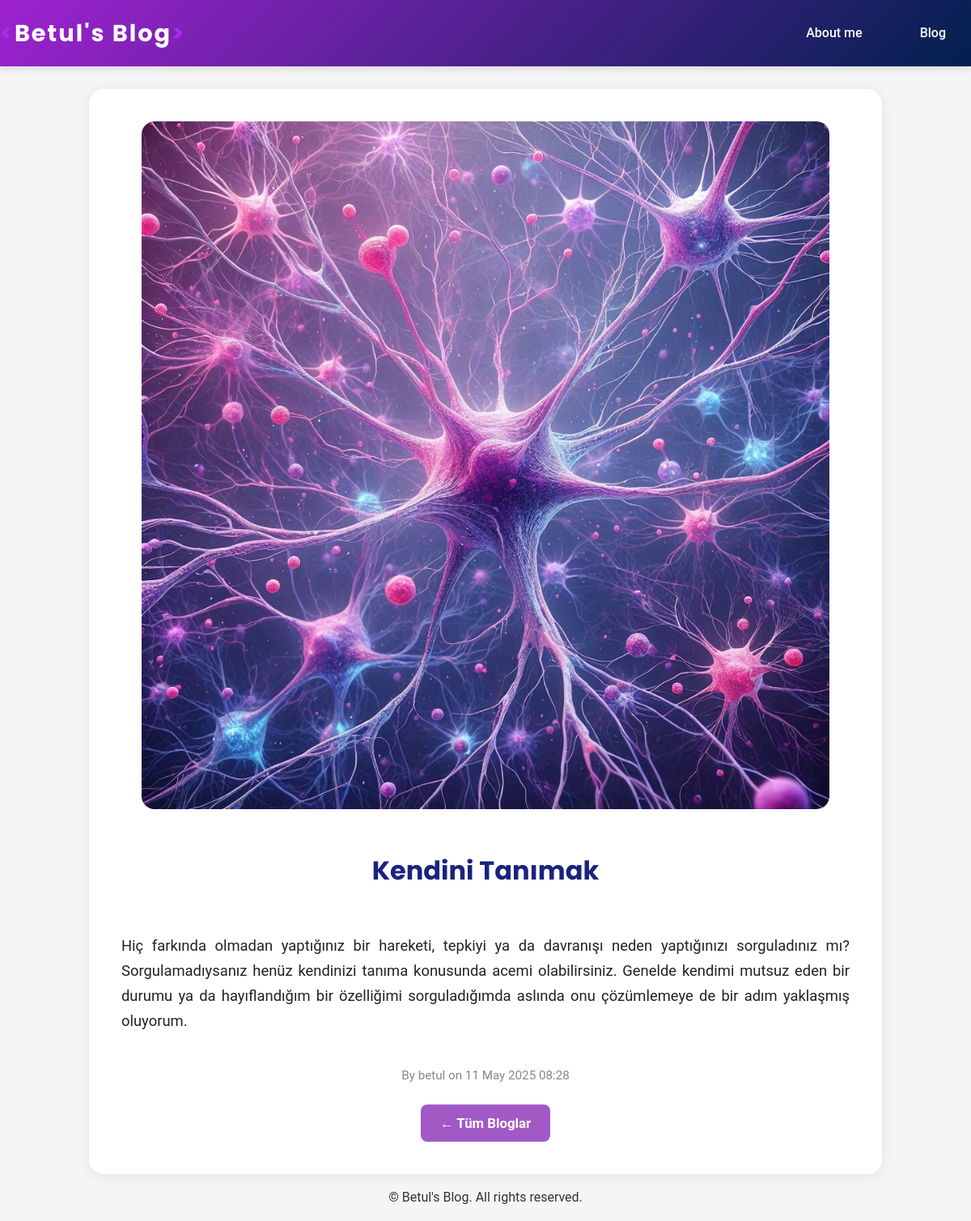
Screenshot of /post/11/ with the database file from the repository.
### blog/models.py (models this page shows, shortened)
class Post(models.Model):
    title = models.CharField(max_length=200)
    content = models.TextField()
    author = models.ForeignKey(User, on_delete=models.CASCADE)
    created_at = models.DateTimeField(auto_now_add=True)
    updated_at = models.DateTimeField(auto_now=True)
    image = models.ImageField(upload_to='post_images/', blank=True, null=True)

### blog/views.py (the view)
# urls.py: path('post/<int:pk>/', views.post_detail, name='post_detail'),
def post_detail(request, pk):
    post = get_object_or_404(Post, pk=pk)
    return render(request, 'blog/post_detail.html', {'post': post})

### blog/templates/blog/post_detail.html
{% extends 'blog/base.html' %}
{% load static %}
{% block content %}
<div style="display:flex;justify-content:center;align-items:center;min-height:70vh;background:#f4f5f7;">
    <div style="background:#fff;padding:2.5rem 2.5rem 2.5rem 2.5rem;border-radius:18px;box-shadow:0 2px 16px rgba(0,0,0,0.08);max-width:900px;width:100%;display:flex;flex-direction:column;align-items:center;">
        {% if post.image %}
            <img src="{{ post.image.url }}" alt="{{ post.title }}" style="width:100%;max-width:850px;height:auto;display:block;border-radius:16px;margin-bottom:1.8rem;object-fit:cover;">
        {% endif %}
        <h1 style="margin-bottom:1.2rem;font-size:2rem;font-weight:700;color:#1a237e;font-family:'Poppins','Segoe UI',Arial,sans-serif;text-align:center;">{{ post.title }}</h1>
        <div style="margin:2rem 0 1.5rem 0;font-size:1.15rem;line-height:1.7;text-align:justify;color:#222;font-weight:400;font-family:'Roboto', Arial, sans-serif;">
            {{ post.content|safe }}
        </div>
        <p style="color:#888;font-size:0.95rem;margin-bottom:1.5rem;">By {{ post.author }} on {{ post.created_at|date:'d M Y H:i' }}</p>
        <a href="{% url 'post_list' %}" style="background:#a259c6;color:#fff;padding:0.6rem 1.5rem;border-radius:8px;text-decoration:none;font-weight:600;font-size:1.05rem;transition:background 0.18s;">← Tüm Bloglar</a>
    </div>
</div>
{% endblock %}

### blog/static/blog/css/style.css (style rules this page uses)
body { font-family: 'Roboto', 'Poppins', Arial, sans-serif; background-color: #f5f5f5; color: var(--text-dark); line-height: 1.6; font-weight: 400; margin: 0; padding-top: 0; }
h1, h2, h3, .logo-text, .about-title { font-weight: 700 !important; }

### blog/templates/blog/base.html (style rules this page uses)
:root { --primary-blue: #9f22d1; --dark-blue: #01204E; --text-dark: #333; --white: #fff; --shadow: 0 4px 8px rgba(0, 0, 0, 0.1); --transition: 0.3s ease; }
body { font-family: 'Roboto', 'Poppins', Arial, sans-serif; background-color: #f5f5f5; color: var(--text-dark); line-height: 1.6; }

### rows the page displays
Post: image (picture), title "Kendini Tanımak", content "Hiç farkında olmadan yaptığınız bir hareketi, tepkiyi ya da davranışı neden yaptığınızı sorguladınız mı? Sorgulamadıysanız henüz kendinizi tanıma konusunda acemi olabilirsiniz. Genelde kendimi mutsuz eden bir durumu ya da hayıflandığım bir özelliğimi sorguladığımda aslında onu çözümlemeye de bir adım yaklaşmış oluyorum.", author "betul", created_at "11 May 2025 08:28"
